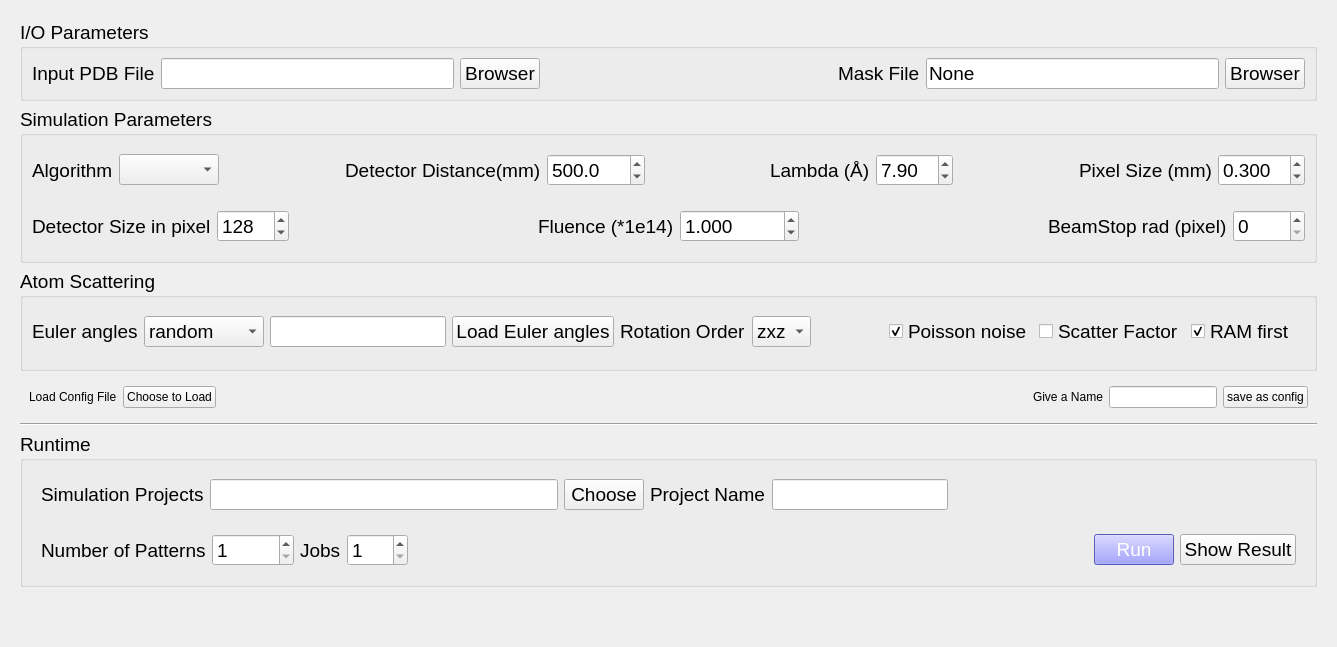
          <widget class="QWidget" name="tab_simulation">
           <attribute name="title">
            <string>Simulation</string>
           </attribute>
           <layout class="QVBoxLayout" name="verticalLayout_29">
            <item>
             <widget class="QWidget" name="widget_78" native="true">
              <layout class="QVBoxLayout" name="verticalLayout_33">
               <item>
                <widget class="QGroupBox" name="groupBox_9">
                 <property name="font">
                  <font>
                   <pointsize>14</pointsize>
                  </font>
                 </property>
                 <property name="title">
                  <string>I/O Parameters</string>
                 </property>
                 <layout class="QHBoxLayout" name="horizontalLayout_61">
                  <item>
                   <widget class="QLabel" name="label_55">
                    <property name="text">
                     <string>Input PDB File</string>
                    </property>
                   </widget>
                  </item>
                  <item>
                   <widget class="QLineEdit" name="lineEdit_13"/>
                  </item>
                  <item>
                   <widget class="QPushButton" name="pushButton_19">
                    <property name="text">
                     <string>Browser</string>
                    </property>
                   </widget>
                  </item>
                  <item>
                   <spacer name="horizontalSpacer_11">
                    <property name="orientation">
                     <enum>Qt::Horizontal</enum>
                    </property>
                    <property name="sizeHint" stdset="0">
                     <size>
                      <width>188</width>
                      <height>20</height>
                     </size>
                    </property>
                   </spacer>
                  </item>
                  <item>
                   <widget class="QLabel" name="label_56">
                    <property name="toolTip">
                     <string>mask added to patterns, '.npy' format</string>
                    </property>
                    <property name="text">
                     <string>Mask File</string>
                    </property>
                   </widget>
                  </item>
                  <item>
                   <widget class="QLineEdit" name="lineEdit_14">
                    <property name="text">
                     <string>None</string>
                    </property>
                   </widget>
                  </item>
                  <item>
                   <widget class="QPushButton" name="pushButton_20">
                    <property name="text">
                     <string>Browser</string>
                    </property>
                   </widget>
                  </item>
                 </layout>
                </widget>
               </item>
               <item>
                <widget class="QGroupBox" name="groupBox_10">
                 <property name="font">
                  <font>
                   <pointsize>14</pointsize>
                  </font>
                 </property>
                 <property name="title">
                  <string>Simulation Parameters</string>
                 </property>
                 <layout class="QVBoxLayout" name="verticalLayout_26">
                  <property name="leftMargin">
                   <number>0</number>
                  </property>
                  <property name="rightMargin">
                   <number>0</number>
                  </property>
                  <item>
                   <widget class="QWidget" name="widget_71" native="true">
                    <layout class="QHBoxLayout" name="horizontalLayout_63" stretch="0,0,1,0,0,1,0,0,1,0,0">
                     <item>
                      <widget class="QLabel" name="label_57">
                       <property name="text">
                        <string>Algorithm</string>
                       </property>
                      </widget>
                     </item>
                     <item>
                      <widget class="QComboBox" name="comboBox_13"/>
                     </item>
                     <item>
                      <spacer name="horizontalSpacer_12">
                       <property name="orientation">
                        <enum>Qt::Horizontal</enum>
                       </property>
                       <property name="sizeHint" stdset="0">
                        <size>
                         <width>40</width>
                         <height>20</height>
                        </size>
                       </property>
                      </spacer>
                     </item>
                     <item>
                      <widget class="QLabel" name="label_58">
                       <property name="text">
                        <string>Detector Distance(mm)</string>
                       </property>
                      </widget>
                     </item>
                     <item>
                      <widget class="QDoubleSpinBox" name="doubleSpinBox_10">
                       <property name="decimals">
                        <number>1</number>
                       </property>
                       <property name="maximum">
                        <double>10000.000000000000000</double>
                       </property>
                       <property name="singleStep">
                        <double>0.100000000000000</double>
                       </property>
                       <property name="value">
                        <double>500.000000000000000</double>
                       </property>
                      </widget>
                     </item>
                     <item>
                      <spacer name="horizontalSpacer_14">
                       <property name="orientation">
                        <enum>Qt::Horizontal</enum>
                       </property>
                       <property name="sizeHint" stdset="0">
                        <size>
                         <width>40</width>
                         <height>20</height>
                        </size>
                       </property>
                      </spacer>
                     </item>
                     <item>
                      <widget class="QLabel" name="label_59">
                       <property name="text">
                        <string>Lambda (Å)</string>
                       </property>
                      </widget>
                     </item>
                     <item>
                      <widget class="QDoubleSpinBox" name="doubleSpinBox_11">
                       <property name="singleStep">
                        <double>0.100000000000000</double>
                       </property>
                       <property name="value">
                        <double>7.900000000000000</double>
                       </property>
                      </widget>
                     </item>
                     <item>
                      <spacer name="horizontalSpacer_16">
                       <property name="orientation">
                        <enum>Qt::Horizontal</enum>
                       </property>
                       <property name="sizeHint" stdset="0">
                        <size>
                         <width>40</width>
                         <height>20</height>
                        </size>
                       </property>
                      </spacer>
                     </item>
                     <item>
                      <widget class="QLabel" name="label_60">
                       <property name="text">
                        <string>Pixel Size (mm)</string>
                       </property>
                      </widget>
                     </item>
                     <item>
                      <widget class="QDoubleSpinBox" name="doubleSpinBox_12">
                       <property name="decimals">
                        <number>3</number>
                       </property>
                       <property name="singleStep">
                        <double>0.100000000000000</double>
                       </property>
                       <property name="value">
                        <double>0.300000000000000</double>
                       </property>
                      </widget>
                     </item>
                    </layout>
                   </widget>
                  </item>
                  <item>
                   <widget class="QWidget" name="widget_73" native="true">
                    <layout class="QHBoxLayout" name="horizontalLayout_64" stretch="0,0,1,0,0,1,0,0">
                     <item>
                      <widget class="QLabel" name="label_62">
                       <property name="toolTip">
                        <string>Only support square detector</string>
                       </property>
                       <property name="text">
                        <string>Detector Size in pixel</string>
                       </property>
                       <property name="margin">
                        <number>0</number>
                       </property>
                      </widget>
                     </item>
                     <item>
                      <widget class="QSpinBox" name="spinBox_30">
                       <property name="maximum">
                        <number>1024</number>
                       </property>
                       <property name="value">
                        <number>128</number>
                       </property>
                      </widget>
                     </item>
                     <item>
                      <spacer name="horizontalSpacer_13">
                       <property name="orientation">
                        <enum>Qt::Horizontal</enum>
                       </property>
                       <property name="sizeHint" stdset="0">
                        <size>
                         <width>117</width>
                         <height>20</height>
                        </size>
                       </property>
                      </spacer>
                     </item>
                     <item>
                      <widget class="QLabel" name="label_63">
                       <property name="text">
                        <string>Fluence (*1e14)</string>
                       </property>
                      </widget>
                     </item>
                     <item>
                      <widget class="QDoubleSpinBox" name="doubleSpinBox_13">
                       <property name="decimals">
                        <number>3</number>
                       </property>
                       <property name="minimum">
                        <double>0.001000000000000</double>
                       </property>
                       <property name="maximum">
                        <double>10000.000000000000000</double>
                       </property>
                       <property name="singleStep">
                        <double>0.100000000000000</double>
                       </property>
                       <property name="value">
                        <double>1.000000000000000</double>
                       </property>
                      </widget>
                     </item>
                     <item>
                      <spacer name="horizontalSpacer_15">
                       <property name="orientation">
                        <enum>Qt::Horizontal</enum>
                       </property>
                       <property name="sizeHint" stdset="0">
                        <size>
                         <width>40</width>
                         <height>20</height>
                        </size>
                       </property>
                      </spacer>
                     </item>
                     <item>
                      <widget class="QLabel" name="label_61">
                       <property name="text">
                        <string>BeamStop rad (pixel)</string>
                       </property>
                      </widget>
                     </item>
                     <item>
                      <widget class="QSpinBox" name="spinBox_29">
                       <property name="maximum">
                        <number>1024</number>
                       </property>
                      </widget>
                     </item>
                    </layout>
                   </widget>
                  </item>
                 </layout>
                </widget>
               </item>
               <item>
                <widget class="QGroupBox" name="groupBox_11">
                 <property name="enabled">
                  <bool>true</bool>
                 </property>
                 <property name="font">
                  <font>
                   <pointsize>14</pointsize>
                  </font>
                 </property>
                 <property name="title">
                  <string>Atom Scattering</string>
                 </property>
                 <layout class="QVBoxLayout" name="verticalLayout_28">
                  <property name="leftMargin">
                   <number>0</number>
                  </property>
                  <property name="bottomMargin">
                   <number>12</number>
                  </property>
                  <item>
                   <widget class="QWidget" name="widget_74" native="true">
                    <layout class="QHBoxLayout" name="horizontalLayout_65" stretch="0,0,0,0,0,0,1,0,0,0">
                     <item>
                      <widget class="QLabel" name="label_65">
                       <property name="text">
                        <string>Euler angles</string>
                       </property>
                      </widget>
                     </item>
                     <item>
                      <widget class="QComboBox" name="comboBox_19">
                       <item>
                        <property name="text">
                         <string>random</string>
                        </property>
                       </item>
                       <item>
                        <property name="text">
                         <string>predefined</string>
                        </property>
                       </item>
                      </widget>
                     </item>
                     <item>
                      <widget class="QLineEdit" name="lineEdit_24"/>
                     </item>
                     <item>
                      <widget class="QPushButton" name="pushButton_32">
                       <property name="text">
                        <string>Load Euler angles</string>
                       </property>
                      </widget>
                     </item>
                     <item>
                      <widget class="QLabel" name="label_68">
                       <property name="text">
                        <string>Rotation Order</string>
                       </property>
                      </widget>
                     </item>
                     <item>
                      <widget class="QComboBox" name="comboBox_14">
                       <property name="currentIndex">
                        <number>0</number>
                       </property>
                       <item>
                        <property name="text">
                         <string>zxz</string>
                        </property>
                       </item>
                       <item>
                        <property name="text">
                         <string>zyz</string>
                        </property>
                       </item>
                       <item>
                        <property name="text">
                         <string>xyz</string>
                        </property>
                       </item>
                      </widget>
                     </item>
                     <item>
                      <spacer name="horizontalSpacer_18">
                       <property name="orientation">
                        <enum>Qt::Horizontal</enum>
                       </property>
                       <property name="sizeHint" stdset="0">
                        <size>
                         <width>72</width>
                         <height>20</height>
                        </size>
                       </property>
                      </spacer>
                     </item>
                     <item>
                      <widget class="QCheckBox" name="checkBox_4">
                       <property name="text">
                        <string>Poisson noise</string>
                       </property>
                       <property name="checked">
                        <bool>true</bool>
                       </property>
                      </widget>
                     </item>
                     <item>
                      <widget class="QCheckBox" name="checkBox">
                       <property name="text">
                        <string>Scatter Factor</string>
                       </property>
                      </widget>
                     </item>
                     <item>
                      <widget class="QCheckBox" name="checkBox_2">
                       <property name="text">
                        <string>RAM first</string>
                       </property>
                       <property name="checked">
                        <bool>true</bool>
                       </property>
                      </widget>
                     </item>
                    </layout>
                   </widget>
                  </item>
                 </layout>
                </widget>
               </item>
               <item>
                <widget class="QWidget" name="widget_84" native="true">
                 <layout class="QHBoxLayout" name="horizontalLayout_70">
                  <item>
                   <widget class="QLabel" name="label_66">
                    <property name="text">
                     <string>Load Config File</string>
                    </property>
                   </widget>
                  </item>
                  <item>
                   <widget class="QPushButton" name="pushButton_26">
                    <property name="text">
                     <string>Choose to Load</string>
                    </property>
                   </widget>
                  </item>
                  <item>
                   <spacer name="horizontalSpacer_17">
                    <property name="orientation">
                     <enum>Qt::Horizontal</enum>
                    </property>
                    <property name="sizeHint" stdset="0">
                     <size>
                      <width>40</width>
                      <height>20</height>
                     </size>
                    </property>
                   </spacer>
                  </item>
                  <item>
                   <widget class="QLabel" name="label_67">
                    <property name="text">
                     <string>Give a Name</string>
                    </property>
                   </widget>
                  </item>
                  <item>
                   <widget class="QLineEdit" name="lineEdit_20">
                    <property name="sizePolicy">
                     <sizepolicy hsizetype="Preferred" vsizetype="Fixed">
                      <horstretch>0</horstretch>
                      <verstretch>0</verstretch>
                     </sizepolicy>
                    </property>
                   </widget>
                  </item>
                  <item>
                   <widget class="QPushButton" name="pushButton_27">
                    <property name="text">
                     <string>save as config</string>
                    </property>
                   </widget>
                  </item>
                 </layout>
                </widget>
               </item>
               <item>
                <widget class="Line" name="line_2">
                 <property name="orientation">
                  <enum>Qt::Horizontal</enum>
                 </property>
                </widget>
               </item>
               <item>
                <widget class="QGroupBox" name="groupBox_12">
                 <property name="font">
                  <font>
                   <pointsize>14</pointsize>
                  </font>
                 </property>
                 <property name="title">
                  <string>Runtime</string>
                 </property>
                 <layout class="QVBoxLayout" name="verticalLayout_27">
                  <item>
                   <widget class="QWidget" name="widget_75" native="true">
                    <layout class="QHBoxLayout" name="horizontalLayout_66" stretch="0,1,0,0,0,1">
                     <item>
                      <widget class="QLabel" name="label_80">
                       <property name="text">
                        <string>Simulation Projects</string>
                       </property>
                      </widget>
                     </item>
                     <item>
                      <widget class="QLineEdit" name="lineEdit_23">
                       <property name="sizePolicy">
                        <sizepolicy hsizetype="Preferred" vsizetype="Fixed">
                         <horstretch>0</horstretch>
                         <verstretch>0</verstretch>
                        </sizepolicy>
                       </property>
                       <property name="text">
                        <string/>
                       </property>
                       <property name="readOnly">
                        <bool>true</bool>
                       </property>
                      </widget>
                     </item>
                     <item>
                      <widget class="QPushButton" name="pushButton_31">
                       <property name="text">
                        <string>Choose</string>
                       </property>
                      </widget>
                     </item>
                     <item>
                      <widget class="QLabel" name="label_70">
                       <property name="text">
                        <string>Project Name</string>
                       </property>
                      </widget>
                     </item>
                     <item>
                      <widget class="QLineEdit" name="lineEdit_15">
                       <property name="text">
                        <string/>
                       </property>
                      </widget>
                     </item>
                     <item>
                      <spacer name="horizontalSpacer_21">
                       <property name="orientation">
                        <enum>Qt::Horizontal</enum>
                       </property>
                       <property name="sizeHint" stdset="0">
                        <size>
                         <width>455</width>
                         <height>20</height>
                        </size>
                       </property>
                      </spacer>
                     </item>
                    </layout>
                   </widget>
                  </item>
                  <item>
                   <widget class="QWidget" name="widget_86" native="true">
                    <layout class="QHBoxLayout" name="horizontalLayout_72">
                     <item>
                      <widget class="QLabel" name="label_69">
                       <property name="toolTip">
                        <string>If euler angles are predefined, this parameter will be ignored</string>
                       </property>
                       <property name="text">
                        <string>Number of Patterns</string>
                       </property>
                      </widget>
                     </item>
                     <item>
                      <widget class="QSpinBox" name="spinBox_32">
                       <property name="minimum">
                        <number>1</number>
                       </property>
                       <property name="maximum">
                        <number>50000</number>
                       </property>
                      </widget>
                     </item>
                     <item>
                      <widget class="QLabel" name="label_72">
                       <property name="toolTip">
                        <string>FFT algorithm doesn't support multi-processing</string>
                       </property>
                       <property name="text">
                        <string>Jobs</string>
                       </property>
                      </widget>
                     </item>
                     <item>
                      <widget class="QSpinBox" name="spinBox_33">
                       <property name="minimum">
                        <number>1</number>
                       </property>
                       <property name="maximum">
                        <number>200</number>
                       </property>
                      </widget>
                     </item>
                     <item>
                      <spacer name="horizontalSpacer_24">
                       <property name="orientation">
                        <enum>Qt::Horizontal</enum>
                       </property>
                       <property name="sizeHint" stdset="0">
                        <size>
                         <width>552</width>
                         <height>20</height>
                        </size>
                       </property>
                      </spacer>
                     </item>
                     <item>
                      <widget class="QPushButton" name="pushButton_21">
                       <property name="cursor">
                        <cursorShape>PointingHandCursor</cursorShape>
                       </property>
                       <property name="styleSheet">
                        <string notr="true">background-color: rgb(128, 128, 255);
color: rgb(255, 255, 255);</string>
                       </property>
                       <property name="text">
                        <string>Run</string>
                       </property>
                      </widget>
                     </item>
                     <item>
                      <widget class="QPushButton" name="pushButton_30">
                       <property name="text">
                        <string>Show Result</string>
                       </property>
                      </widget>
                     </item>
                    </layout>
                   </widget>
                  </item>
                 </layout>
                </widget>
               </item>
               <item>
                <spacer name="verticalSpacer_2">
                 <property name="orientation">
                  <enum>Qt::Vertical</enum>
                 </property>
                 <property name="sizeHint" stdset="0">
                  <size>
                   <width>20</width>
                   <height>40</height>
                  </size>
                 </property>
                </spacer>
               </item>
              </layout>
             </widget>
            </item>
           </layout>
          </widget>
